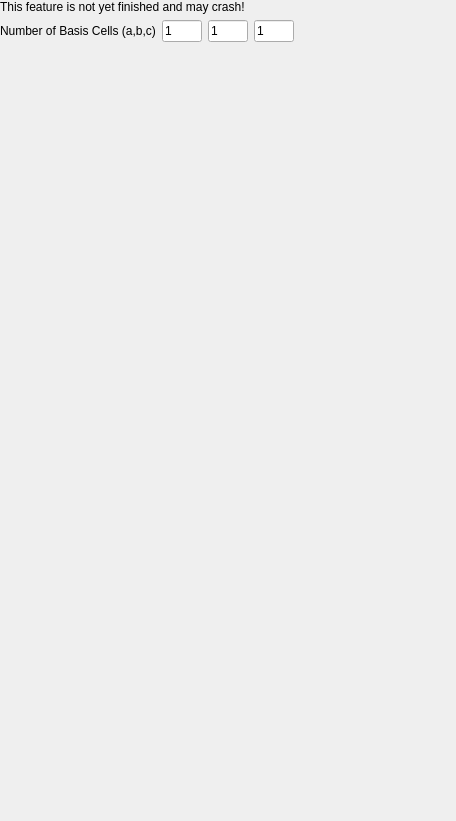
<?xml version="1.0" encoding="UTF-8"?>
<ui version="4.0">
 <class>GeometryWidget</class>
 <widget class="QWidget" name="GeometryWidget">
  <property name="geometry">
   <rect>
    <x>0</x>
    <y>0</y>
    <width>456</width>
    <height>821</height>
   </rect>
  </property>
  <property name="windowTitle">
   <string>Form</string>
  </property>
  <layout class="QGridLayout" name="gridLayout">
   <property name="leftMargin">
    <number>0</number>
   </property>
   <property name="topMargin">
    <number>0</number>
   </property>
   <property name="rightMargin">
    <number>0</number>
   </property>
   <property name="bottomMargin">
    <number>0</number>
   </property>
   <item row="0" column="0">
    <widget class="QScrollArea" name="scrollArea">
     <property name="frameShape">
      <enum>QFrame::NoFrame</enum>
     </property>
     <property name="widgetResizable">
      <bool>true</bool>
     </property>
     <widget class="QWidget" name="scrollAreaWidgetContents">
      <property name="geometry">
       <rect>
        <x>0</x>
        <y>0</y>
        <width>456</width>
        <height>821</height>
       </rect>
      </property>
      <layout class="QGridLayout" name="gridLayout_2">
       <property name="leftMargin">
        <number>0</number>
       </property>
       <property name="topMargin">
        <number>0</number>
       </property>
       <property name="rightMargin">
        <number>0</number>
       </property>
       <property name="bottomMargin">
        <number>0</number>
       </property>
       <item row="1" column="0">
        <widget class="QLabel" name="label_2">
         <property name="text">
          <string>This feature is not yet finished and may crash!</string>
         </property>
        </widget>
       </item>
       <item row="3" column="0">
        <spacer name="verticalSpacer">
         <property name="orientation">
          <enum>Qt::Vertical</enum>
         </property>
         <property name="sizeHint" stdset="0">
          <size>
           <width>20</width>
           <height>40</height>
          </size>
         </property>
        </spacer>
       </item>
       <item row="2" column="0">
        <layout class="QGridLayout" name="gridLayout_79">
         <item row="0" column="1">
          <widget class="QLineEdit" name="lineEdit_n_cells_a">
           <property name="maximumSize">
            <size>
             <width>40</width>
             <height>16777215</height>
            </size>
           </property>
           <property name="text">
            <string>1</string>
           </property>
          </widget>
         </item>
         <item row="0" column="4">
          <spacer name="horizontalSpacer_53">
           <property name="orientation">
            <enum>Qt::Horizontal</enum>
           </property>
           <property name="sizeHint" stdset="0">
            <size>
             <width>40</width>
             <height>20</height>
            </size>
           </property>
          </spacer>
         </item>
         <item row="0" column="3">
          <widget class="QLineEdit" name="lineEdit_n_cells_c">
           <property name="maximumSize">
            <size>
             <width>40</width>
             <height>16777215</height>
            </size>
           </property>
           <property name="text">
            <string>1</string>
           </property>
          </widget>
         </item>
         <item row="0" column="0">
          <widget class="QLabel" name="label">
           <property name="text">
            <string>Number of Basis Cells (a,b,c)</string>
           </property>
          </widget>
         </item>
         <item row="0" column="2">
          <widget class="QLineEdit" name="lineEdit_n_cells_b">
           <property name="maximumSize">
            <size>
             <width>40</width>
             <height>16777215</height>
            </size>
           </property>
           <property name="text">
            <string>1</string>
           </property>
          </widget>
         </item>
        </layout>
       </item>
      </layout>
     </widget>
    </widget>
   </item>
  </layout>
 </widget>
 <tabstops>
  <tabstop>scrollArea</tabstop>
  <tabstop>lineEdit_n_cells_a</tabstop>
  <tabstop>lineEdit_n_cells_b</tabstop>
  <tabstop>lineEdit_n_cells_c</tabstop>
 </tabstops>
 <resources/>
 <connections/>
</ui>
